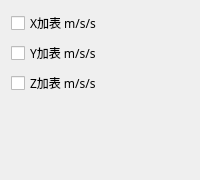
             <widget class="QWidget" name="page_9">
              <layout class="QGridLayout" name="gridLayout_27">
               <item row="0" column="0">
                <widget class="QCheckBox" name="checkBox_26">
                 <property name="font">
                  <font>
                   <family>微软雅黑</family>
                  </font>
                 </property>
                 <property name="text">
                  <string>X加表 m/s/s</string>
                 </property>
                </widget>
               </item>
               <item row="1" column="0">
                <widget class="QCheckBox" name="checkBox_27">
                 <property name="font">
                  <font>
                   <family>微软雅黑</family>
                  </font>
                 </property>
                 <property name="text">
                  <string>Y加表 m/s/s</string>
                 </property>
                </widget>
               </item>
               <item row="2" column="0">
                <widget class="QCheckBox" name="checkBox_28">
                 <property name="font">
                  <font>
                   <family>微软雅黑</family>
                  </font>
                 </property>
                 <property name="text">
                  <string>Z加表 m/s/s</string>
                 </property>
                </widget>
               </item>
               <item row="3" column="0">
                <spacer name="verticalSpacer_10">
                 <property name="orientation">
                  <enum>Qt::Vertical</enum>
                 </property>
                 <property name="sizeHint" stdset="0">
                  <size>
                   <width>20</width>
                   <height>74</height>
                  </size>
                 </property>
                </spacer>
               </item>
              </layout>
             </widget>
